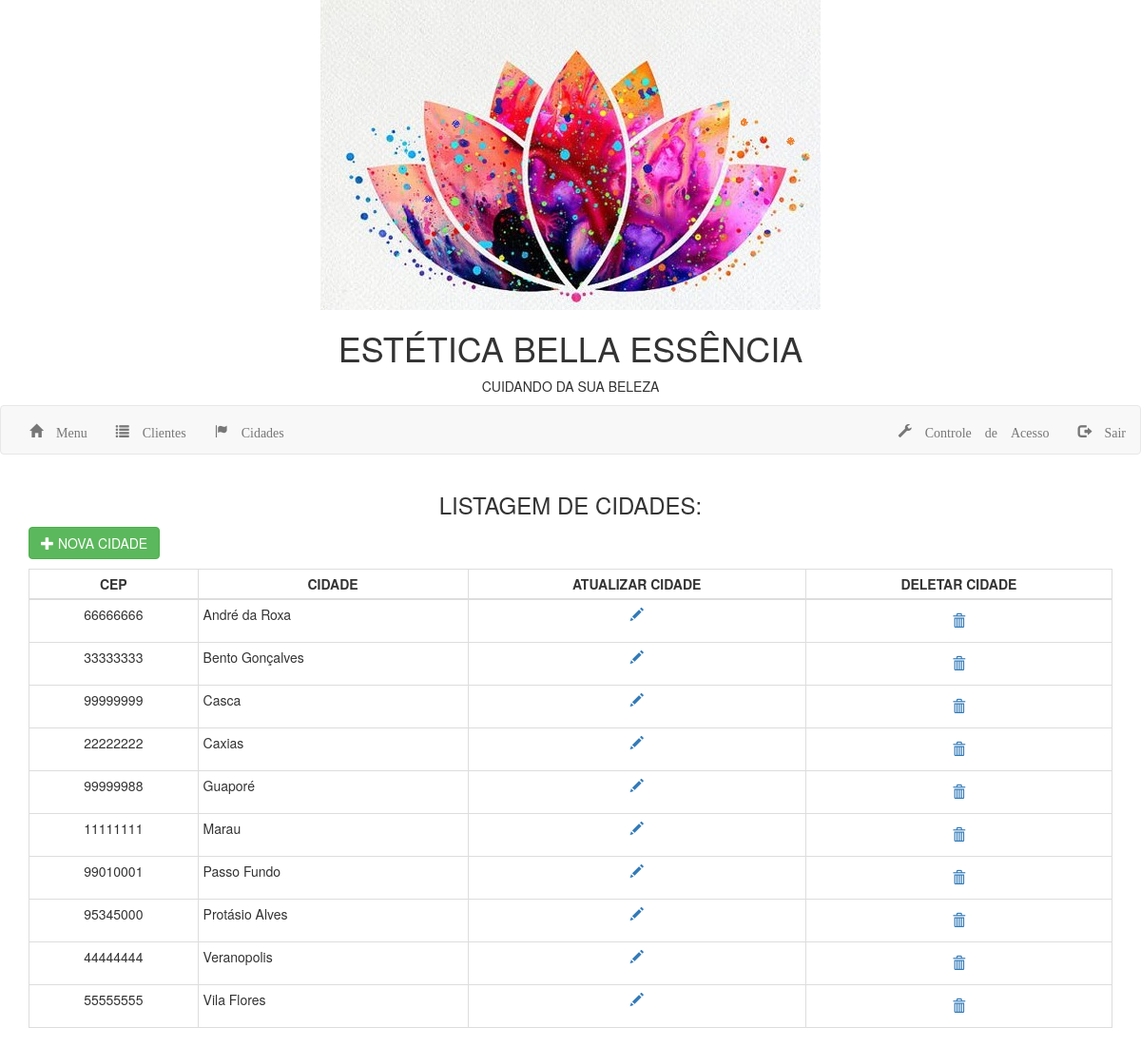
Screenshot of /listarcidades.php (signed in) with the database file from the repository.
### tables this page shows
CREATE TABLE `cidade` (
  `nome` varchar(50) NOT NULL,
  `codCidade` int(11) NOT NULL,
  `cep` int(9) NOT NULL
);

### DAO/DAO.php (called while the page is built, shortened)
<?php
class DAO {
    public function __construct() {
        $this->db = new PDO("mysql:host=localhost;dbname=estetica", "admin", "masterkey");
    }
}

### DAO/Cidade.php (called while the page is built, shortened)
<?php
require_once 'DAO.php';
class Cidade extends DAO {
    public function encontrarTudoPorNome() {
        $sql = $this->db->prepare("SELECT * FROM cidade ORDER BY nome");
        $sql->execute();
        return $sql->fetchAll();
    }
}

### listarcidades.php (the view, shortened to what this page needs)
<?php
require_once 'DAO/Cidade.php';
$cidade = new Cidade();
?>
<!DOCTYPE html>
<html lang="pt-br">
    <head>
        <link href="css/bootstrap.min.css" rel="stylesheet">
    </head>
    <body>
        <?php include_once 'cabecalho.php'; ?>
        <div class="container">
            <h3 class="text-center">LISTAGEM DE CIDADES:</h3>
            <form method="get" class="form-inline" style="margin-bottom: 10px">
                <a href="formcidades.php?acao=incluir" class="btn btn-success">
                    <span class="glyphicon glyphicon-plus"></span>
                    NOVA CIDADE
                </a>
            </form>
            <table class="table table-bordered table-condensed table-hover">
                <thead>
                    <tr>
                        <th class="text-center">CEP</th>
                        <th class="text-center">CIDADE</th>
                        <th class="text-center">ATUALIZAR CIDADE</th>
                        <th class="text-center">DELETAR CIDADE</th>
                    </tr>
                </thead>
                <tbody>
                <form method="post">
                    <?php
                    $tabela = $cidade->encontrarTudoPorNome();
                    foreach ($tabela as $linha) {
                        echo '<tr>'
                        . '<td class="text-center">' .
                        $linha['cep']
                        . '</td>'
                        . '<td> '
                        . $linha['nome']
                        . '</td>'
                        . '<td class="text-center">'
                        . '<a href="formcidades.php?acao=editar&codcidade='
                        . $linha['codCidade']
                        . '"><span class="glyphicon glyphicon-pencil"></span></a>'
                        . '</td>'
                        . '<td class="text-center">'
                        . '<button type="submit" class="btn btn-link" name="delete" value="'
                        . $linha['codCidade']
                        . '" onclick="return confirm(\'Deseja realmente excluir a cidade de '. $linha['nome'].'\')">'
                        . '<span class="glyphicon glyphicon-trash"></span>'
                        . '</button>'
                        . '</td>'
                        . '</tr>' . "\n";
                    }
                    ?>
                </form>
                </tbody>
            </table>
        </div>
    </body>
</html>

### cabecalho.php
<header class="text-center">
    <a href="menu.php">
        <img src="img/logo.jpg">
    </a>
    <div class="text-center">
        <h1>ESTÉTICA BELLA ESSÊNCIA</h1>
        <p>CUIDANDO DA SUA BELEZA</p>
    </div>
</header>
<nav class="navbar navbar-default">
    <div class="container-fluid ">
        <ul class="nav navbar-nav">
            <li><a class="glyphicon glyphicon-home" href="menu.php"> Menu</a></li>
            <li><a class="glyphicon glyphicon-list" href="listarclientes.php"> Clientes</a></li>
            <li><a class="glyphicon glyphicon-flag"href="listarcidades.php"> Cidades</a></li>
        </ul>
        <ul class="nav navbar-nav navbar-right">
            <li><a class="glyphicon glyphicon-wrench" href="formusuarios.php"> Controle de Acesso</a></li>
            <li><a class="glyphicon glyphicon-log-out" href="logout.php"> Sair</a></li>
        </ul>
    </div>
</nav>

### rows the page displays
cidade: cep "66666666", nome "André da Roxa"
cidade: cep "33333333", nome "Bento Gonçalves"
cidade: cep "99999999", nome "Casca"
cidade: cep "22222222", nome "Caxias"
cidade: cep "99999988", nome "Guaporé"
cidade: cep "11111111", nome "Marau"
cidade: cep "99010001", nome "Passo Fundo"
cidade: cep "95345000", nome "Protásio Alves"
cidade: cep "44444444", nome "Veranopolis"
cidade: cep "55555555", nome "Vila Flores"
